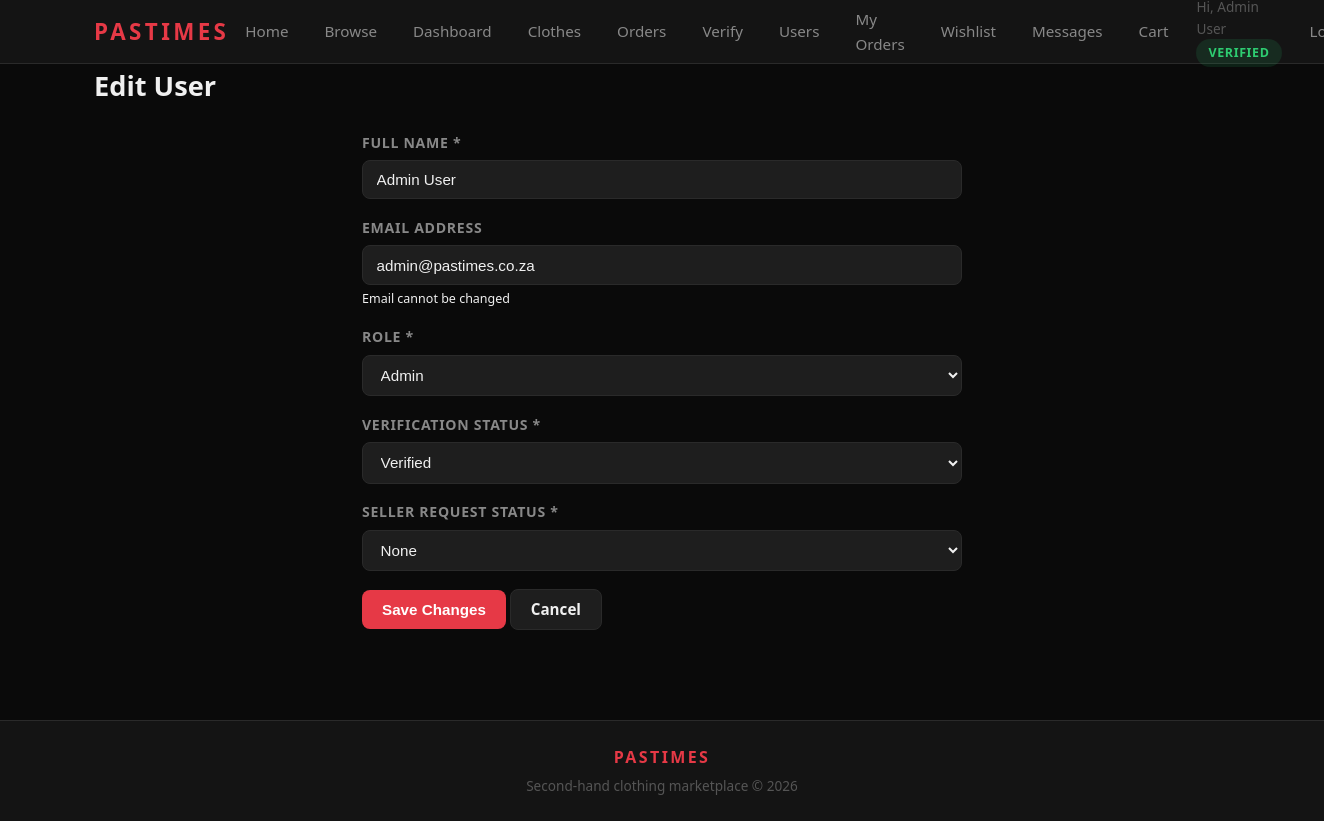
The app's page /admin/edit_user.php?id=1 (signed in) with its own data.
### tables this page shows
CREATE TABLE tblUser (
    id                  INT          AUTO_INCREMENT PRIMARY KEY,
    name                VARCHAR(100) NOT NULL,
    email               VARCHAR(100) NOT NULL UNIQUE,
    password_hash       VARCHAR(255) NOT NULL,
    role                ENUM('buyer','seller','admin') NOT NULL DEFAULT 'buyer',
    is_verified         TINYINT(1)   NOT NULL DEFAULT 0,
    seller_request      ENUM('none','pending','approved','rejected') NOT NULL DEFAULT 'none',
    seller_request_note TEXT         NULL,
    created_at          DATETIME     DEFAULT CURRENT_TIMESTAMP,
    last_login          DATETIME     NULL,
    INDEX idx_email (email),
    INDEX idx_role  (role)
);

### admin/edit_user.php (the view, shortened to what this page needs)
<?php
require_once __DIR__ . '/../config/db.php';
require_once __DIR__ . '/../includes/functions.php';
$user_id = intval($_GET['id'] ?? 0);
$stmt = mysqli_prepare($conn, "SELECT id, name, email, role, is_verified, seller_request FROM tblUser WHERE id = ?");
mysqli_stmt_bind_param($stmt, 'i', $user_id);
mysqli_stmt_execute($stmt);
$user = mysqli_fetch_assoc(mysqli_stmt_get_result($stmt));
require_once __DIR__ . '/../includes/header.php';
?>
<h1 class="page-title">Edit User</h1>
<div class="form-wrap" style="max-width:600px;">
    <form method="POST" action="">
        <div class="form-group">
            <label>Full Name *</label>
            <input type="text" name="name" class="form-control" value="<?php echo h($user['name']); ?>" required>
        </div>
        <div class="form-group">
            <label>Email Address</label>
            <input type="email" class="form-control" value="<?php echo h($user['email']); ?>" disabled>
            <small>Email cannot be changed</small>
        </div>
        <div class="form-group">
            <label>Role *</label>
            <select name="role" class="form-control" required>
                <option value="admin" <?php echo $user['role'] === 'admin' ? 'selected' : ''; ?>>Admin</option>
            </select>
        </div>
        <div class="form-group">
            <label>Verification Status *</label>
            <select name="is_verified" class="form-control" required>
                <option value="1" <?php echo (int)$user['is_verified'] === 1 ? 'selected' : ''; ?>>Verified</option>
            </select>
        </div>
        <div class="form-group">
            <label>Seller Request Status *</label>
            <select name="seller_request" class="form-control" required>
                <option value="none" <?php echo $user['seller_request'] === 'none' ? 'selected' : ''; ?>>None</option>
            </select>
        </div>
        <div class="form-actions">
            <button type="submit" class="btn btn-primary">Save Changes</button>
            <a href="<?php echo BASE_URL; ?>admin/users.php" class="btn btn-secondary">Cancel</a>
        </div>
    </form>
</div>
<?php require_once __DIR__ . '/../includes/footer.php'; ?>

### assets/css/main.css (style rules this page uses)
:root { --bg: #0a0a0a; --surface: #141414; --surface-2: #1e1e1e; --border: #2a2a2a; --border-light: #333333; --primary: #e63946; --primary-hover:#c1121f; --primary-dim: rgba(230,57,70,0.15); --text: #f0f0f0; --text-muted: #888888; --text-faint: #555555; --success: #2ecc71; --success-bg: rgba(46,204,113,0.12); --danger: #e74c3c; --danger-bg: rgba(231,76,60,0.12); --warning: #f39c12; --warning-bg: rgba(243,156,18,0.12); --info: #3498db; --info-bg: rgba(52,152,219,0.12); --radius: 8px; --radius-lg: 12px; --header-h: 64px; }
*,*::before,*::after { box-sizing:border-box; margin:0; padding:0; }
html { scroll-behavior:smooth; }
body { font-family:'Segoe UI',system-ui,-apple-system,sans-serif; background:var(--bg); color:var(--text); line-height:1.6; font-size:15px; }
a { color:var(--primary); text-decoration:none; }
.btn { display:inline-block; padding:0.55rem 1.25rem; border-radius:var(--radius); font-size:0.95rem; font-weight:600; cursor:pointer; border:none; text-align:center; transition:background 0.2s, transform 0.15s, box-shadow 0.2s; line-height:1.4; text-decoration:none; }
.btn-primary { background:var(--primary); color:#fff; }
.btn-secondary { background:var(--surface-2); color:var(--text); border:1px solid var(--border); }
.form-group { margin-bottom:1.1rem; }
.form-group label { display:block; margin-bottom:0.35rem; font-size:0.88rem; font-weight:600; color:var(--text-muted); text-transform:uppercase; letter-spacing:0.05em; }
.form-control { width:100%; padding:0.65rem 0.85rem; background:var(--surface-2); border:1px solid var(--border); border-radius:var(--radius); color:var(--text); font-size:0.95rem; transition:border-color 0.2s; appearance:auto; }
.form-control::placeholder { color:var(--text-faint); }
.form-wrap { max-width:520px; margin:0 auto; }
.page-title { font-size:1.7rem; font-weight:700; margin-bottom:1.5rem; color:var(--text); }

### records on screen
tbluser: name "Admin User", email "admin@pastimes.co.za", role "Admin", is_verified "Verified", seller_request "None"

### other values on screen
$label "VERIFIED"
